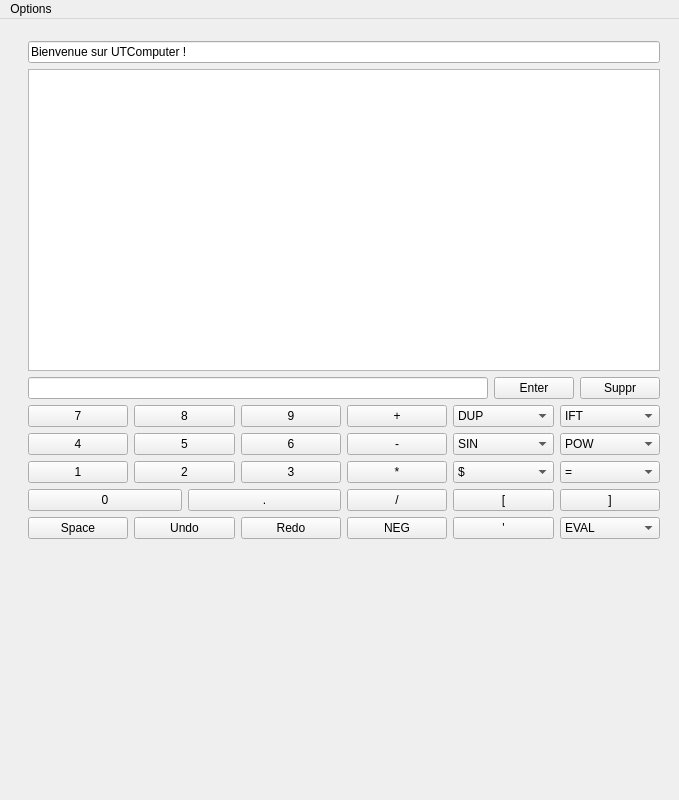
<?xml version="1.0" encoding="UTF-8"?>
<ui version="4.0">
 <class>MainWindow</class>
 <widget class="QMainWindow" name="MainWindow">
  <property name="geometry">
   <rect>
    <x>0</x>
    <y>0</y>
    <width>679</width>
    <height>800</height>
   </rect>
  </property>
  <property name="minimumSize">
   <size>
    <width>600</width>
    <height>800</height>
   </size>
  </property>
  <property name="cursor">
   <cursorShape>PointingHandCursor</cursorShape>
  </property>
  <property name="windowTitle">
   <string>MainWindow</string>
  </property>
  <property name="styleSheet">
   <string notr="true"/>
  </property>
  <widget class="QWidget" name="centralWidget">
   <layout class="QFormLayout" name="formLayout_2">
    <item row="1" column="1">
     <widget class="QWidget" name="widget" native="true">
      <property name="minimumSize">
       <size>
        <width>400</width>
        <height>600</height>
       </size>
      </property>
      <property name="maximumSize">
       <size>
        <width>700</width>
        <height>16777215</height>
       </size>
      </property>
      <widget class="QWidget" name="layoutWidget">
       <property name="geometry">
        <rect>
         <x>0</x>
         <y>0</y>
         <width>654</width>
         <height>520</height>
        </rect>
       </property>
       <layout class="QGridLayout" name="gridLayout_2">
        <item row="2" column="0">
         <layout class="QVBoxLayout" name="verticalLayout_4">
          <item>
           <widget class="QLineEdit" name="lineEdit_2">
            <property name="maximumSize">
             <size>
              <width>16777215</width>
              <height>100</height>
             </size>
            </property>
            <property name="text">
             <string>Bienvenue sur UTComputer !</string>
            </property>
           </widget>
          </item>
          <item>
           <widget class="QTableWidget" name="tableWidget">
            <property name="minimumSize">
             <size>
              <width>0</width>
              <height>100</height>
             </size>
            </property>
            <attribute name="horizontalHeaderStretchLastSection">
             <bool>true</bool>
            </attribute>
           </widget>
          </item>
         </layout>
        </item>
        <item row="4" column="0" rowspan="2">
         <layout class="QHBoxLayout" name="horizontalLayout_5">
          <item>
           <layout class="QVBoxLayout" name="verticalLayout_2">
            <item>
             <layout class="QHBoxLayout" name="horizontalLayout_4">
              <item>
               <widget class="QPushButton" name="button7">
                <property name="text">
                 <string>7</string>
                </property>
               </widget>
              </item>
              <item>
               <widget class="QPushButton" name="button8">
                <property name="text">
                 <string>8</string>
                </property>
               </widget>
              </item>
              <item>
               <widget class="QPushButton" name="button9">
                <property name="text">
                 <string>9</string>
                </property>
               </widget>
              </item>
             </layout>
            </item>
            <item>
             <layout class="QHBoxLayout" name="horizontalLayout_2">
              <item>
               <widget class="QPushButton" name="button4">
                <property name="text">
                 <string>4</string>
                </property>
               </widget>
              </item>
              <item>
               <widget class="QPushButton" name="button5">
                <property name="text">
                 <string>5</string>
                </property>
               </widget>
              </item>
              <item>
               <widget class="QPushButton" name="button6">
                <property name="styleSheet">
                 <string notr="true"/>
                </property>
                <property name="text">
                 <string>6</string>
                </property>
               </widget>
              </item>
             </layout>
            </item>
            <item>
             <layout class="QHBoxLayout" name="horizontalLayout_3">
              <item>
               <widget class="QPushButton" name="button1">
                <property name="text">
                 <string>1</string>
                </property>
               </widget>
              </item>
              <item>
               <widget class="QPushButton" name="button2">
                <property name="text">
                 <string>2</string>
                </property>
               </widget>
              </item>
              <item>
               <widget class="QPushButton" name="button3">
                <property name="text">
                 <string>3</string>
                </property>
               </widget>
              </item>
             </layout>
            </item>
            <item>
             <layout class="QHBoxLayout" name="horizontalLayout_6">
              <item>
               <widget class="QPushButton" name="button0">
                <property name="text">
                 <string>0</string>
                </property>
               </widget>
              </item>
              <item>
               <widget class="QPushButton" name="buttonPoint">
                <property name="text">
                 <string>.</string>
                </property>
               </widget>
              </item>
             </layout>
            </item>
            <item>
             <layout class="QHBoxLayout" name="horizontalLayout_15">
              <item>
               <widget class="QPushButton" name="buttonSpace">
                <property name="text">
                 <string>Space</string>
                </property>
               </widget>
              </item>
              <item>
               <widget class="QPushButton" name="Undo">
                <property name="text">
                 <string>Undo</string>
                </property>
               </widget>
              </item>
              <item>
               <widget class="QPushButton" name="Redo">
                <property name="text">
                 <string>Redo</string>
                </property>
               </widget>
              </item>
             </layout>
            </item>
           </layout>
          </item>
          <item>
           <layout class="QVBoxLayout" name="verticalLayout_3">
            <item>
             <layout class="QHBoxLayout" name="horizontalLayout_10">
              <item>
               <widget class="QPushButton" name="buttonAddition">
                <property name="text">
                 <string>+</string>
                </property>
               </widget>
              </item>
              <item>
               <widget class="QComboBox" name="Pile">
                <item>
                 <property name="text">
                  <string>DUP</string>
                 </property>
                </item>
                <item>
                 <property name="text">
                  <string>DROP</string>
                 </property>
                </item>
                <item>
                 <property name="text">
                  <string>SWAP</string>
                 </property>
                </item>
                <item>
                 <property name="text">
                  <string>LASTOP</string>
                 </property>
                </item>
                <item>
                 <property name="text">
                  <string>LASTARGS</string>
                 </property>
                </item>
                <item>
                 <property name="text">
                  <string>CLEAR</string>
                 </property>
                </item>
               </widget>
              </item>
              <item>
               <widget class="QComboBox" name="Boucle">
                <item>
                 <property name="text">
                  <string>IFT</string>
                 </property>
                </item>
                <item>
                 <property name="text">
                  <string>IFTE</string>
                 </property>
                </item>
                <item>
                 <property name="text">
                  <string>WHILE</string>
                 </property>
                </item>
               </widget>
              </item>
             </layout>
            </item>
            <item>
             <layout class="QHBoxLayout" name="horizontalLayout_7">
              <item>
               <widget class="QPushButton" name="buttonSoustraction">
                <property name="text">
                 <string>-</string>
                </property>
               </widget>
              </item>
              <item>
               <widget class="QComboBox" name="Trigo">
                <item>
                 <property name="text">
                  <string>SIN</string>
                 </property>
                </item>
                <item>
                 <property name="text">
                  <string>COS</string>
                 </property>
                </item>
                <item>
                 <property name="text">
                  <string>TAN</string>
                 </property>
                </item>
                <item>
                 <property name="text">
                  <string>ARCSIN</string>
                 </property>
                </item>
                <item>
                 <property name="text">
                  <string>ARCCOS</string>
                 </property>
                </item>
                <item>
                 <property name="text">
                  <string>ARCTAN</string>
                 </property>
                </item>
               </widget>
              </item>
              <item>
               <widget class="QComboBox" name="Autre">
                <item>
                 <property name="text">
                  <string>POW</string>
                 </property>
                </item>
                <item>
                 <property name="text">
                  <string>DIV</string>
                 </property>
                </item>
                <item>
                 <property name="text">
                  <string>MOD</string>
                 </property>
                </item>
                <item>
                 <property name="text">
                  <string>SQRT</string>
                 </property>
                </item>
                <item>
                 <property name="text">
                  <string>LN</string>
                 </property>
                </item>
                <item>
                 <property name="text">
                  <string>EXP</string>
                 </property>
                </item>
                <item>
                 <property name="text">
                  <string>LN</string>
                 </property>
                </item>
                <item>
                 <property name="text">
                  <string>NUM</string>
                 </property>
                </item>
                <item>
                 <property name="text">
                  <string>DEN</string>
                 </property>
                </item>
               </widget>
              </item>
             </layout>
            </item>
            <item>
             <layout class="QHBoxLayout" name="horizontalLayout_8">
              <item>
               <widget class="QPushButton" name="buttonMultiplication">
                <property name="text">
                 <string>*</string>
                </property>
               </widget>
              </item>
              <item>
               <widget class="QComboBox" name="Complexe">
                <item>
                 <property name="text">
                  <string>$</string>
                 </property>
                </item>
                <item>
                 <property name="text">
                  <string>RE</string>
                 </property>
                </item>
                <item>
                 <property name="text">
                  <string>IM</string>
                 </property>
                </item>
                <item>
                 <property name="text">
                  <string>NORM</string>
                 </property>
                </item>
                <item>
                 <property name="text">
                  <string>ARG</string>
                 </property>
                </item>
               </widget>
              </item>
              <item>
               <widget class="QComboBox" name="Logique">
                <item>
                 <property name="text">
                  <string>=</string>
                 </property>
                </item>
                <item>
                 <property name="text">
                  <string>!=</string>
                 </property>
                </item>
                <item>
                 <property name="text">
                  <string>&lt;</string>
                 </property>
                </item>
                <item>
                 <property name="text">
                  <string>&gt;</string>
                 </property>
                </item>
                <item>
                 <property name="text">
                  <string>=&lt;</string>
                 </property>
                </item>
                <item>
                 <property name="text">
                  <string>&gt;=</string>
                 </property>
                </item>
                <item>
                 <property name="text">
                  <string>AND</string>
                 </property>
                </item>
                <item>
                 <property name="text">
                  <string>OR</string>
                 </property>
                </item>
                <item>
                 <property name="text">
                  <string>NOT</string>
                 </property>
                </item>
               </widget>
              </item>
             </layout>
            </item>
            <item>
             <layout class="QHBoxLayout" name="horizontalLayout_9">
              <item>
               <widget class="QPushButton" name="buttonDivision">
                <property name="text">
                 <string>/</string>
                </property>
               </widget>
              </item>
              <item>
               <widget class="QPushButton" name="beginProgramme">
                <property name="text">
                 <string>[</string>
                </property>
               </widget>
              </item>
              <item>
               <widget class="QPushButton" name="endProgramme">
                <property name="text">
                 <string>]</string>
                </property>
               </widget>
              </item>
             </layout>
            </item>
            <item>
             <layout class="QHBoxLayout" name="horizontalLayout">
              <item>
               <widget class="QPushButton" name="buttonNEG">
                <property name="text">
                 <string>NEG</string>
                </property>
               </widget>
              </item>
              <item>
               <widget class="QPushButton" name="createExpression">
                <property name="text">
                 <string>'</string>
                </property>
               </widget>
              </item>
              <item>
               <widget class="QComboBox" name="Expression_Programme_Variable">
                <property name="maximumSize">
                 <size>
                  <width>125</width>
                  <height>16777215</height>
                 </size>
                </property>
                <item>
                 <property name="text">
                  <string>EVAL</string>
                 </property>
                </item>
                <item>
                 <property name="text">
                  <string>STO</string>
                 </property>
                </item>
                <item>
                 <property name="text">
                  <string>EDIT</string>
                 </property>
                </item>
                <item>
                 <property name="text">
                  <string>FORGET</string>
                 </property>
                </item>
               </widget>
              </item>
             </layout>
            </item>
           </layout>
          </item>
         </layout>
        </item>
        <item row="3" column="0">
         <layout class="QHBoxLayout" name="horizontalLayout_11">
          <item>
           <widget class="QLineEdit" name="lineEdit">
            <property name="maximumSize">
             <size>
              <width>600</width>
              <height>60</height>
             </size>
            </property>
           </widget>
          </item>
          <item>
           <widget class="QPushButton" name="buttonEnter">
            <property name="maximumSize">
             <size>
              <width>100</width>
              <height>110</height>
             </size>
            </property>
            <property name="text">
             <string>Enter</string>
            </property>
           </widget>
          </item>
          <item>
           <widget class="QPushButton" name="buttonSuppr">
            <property name="text">
             <string>Suppr</string>
            </property>
           </widget>
          </item>
         </layout>
        </item>
       </layout>
      </widget>
     </widget>
    </item>
   </layout>
  </widget>
  <widget class="QMenuBar" name="menuBar">
   <property name="geometry">
    <rect>
     <x>0</x>
     <y>0</y>
     <width>679</width>
     <height>21</height>
    </rect>
   </property>
   <widget class="QMenu" name="menuOptions">
    <property name="title">
     <string>Options</string>
    </property>
    <addaction name="param"/>
    <addaction name="actionVariables"/>
    <addaction name="actionProgrammes"/>
   </widget>
   <addaction name="menuOptions"/>
  </widget>
  <action name="param">
   <property name="text">
    <string>parametres</string>
   </property>
  </action>
  <action name="actionVariables">
   <property name="text">
    <string>variables</string>
   </property>
  </action>
  <action name="actionProgrammes">
   <property name="text">
    <string>programmes</string>
   </property>
  </action>
 </widget>
 <layoutdefault spacing="6" margin="11"/>
 <resources/>
 <connections/>
</ui>
